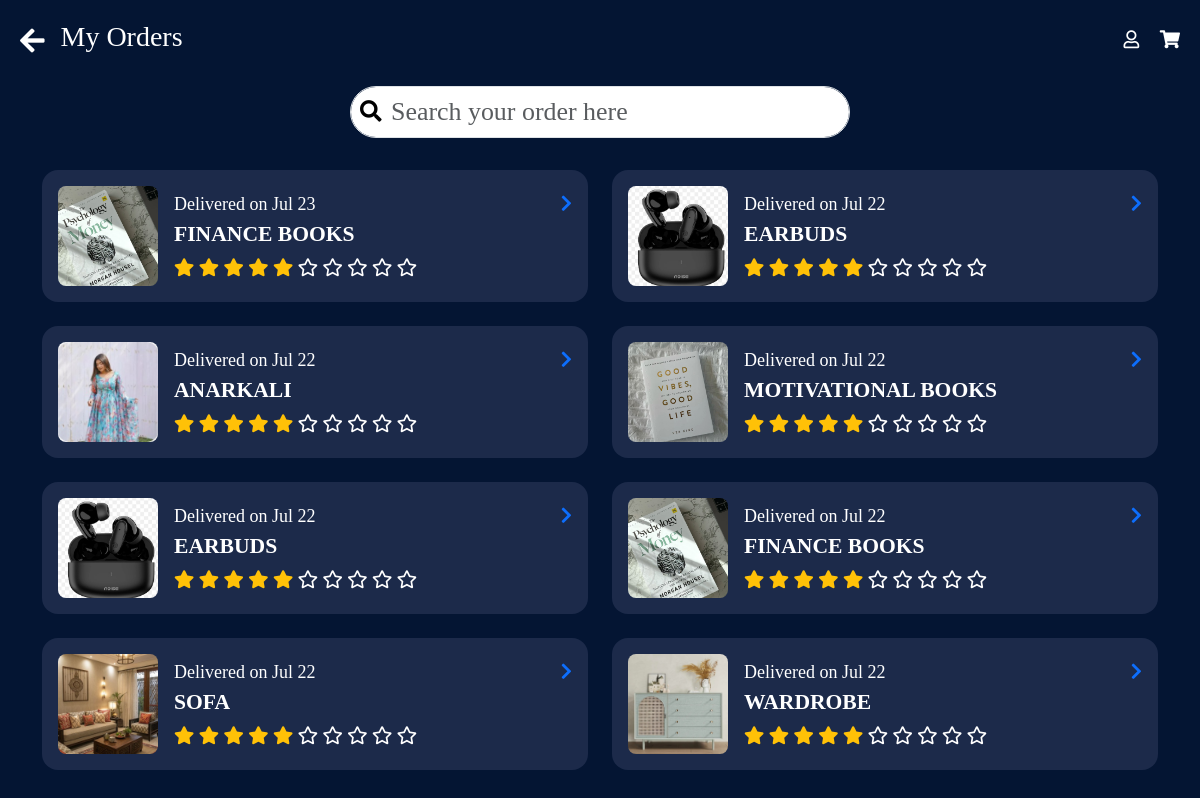
The app's page /orders/orderdetail/ (signed in) with its own data.
### orders/models.py (models this page shows)
class OrderItem(models.Model):
    order = models.ForeignKey(Order, on_delete=models.CASCADE)
    product = models.ForeignKey(Product, on_delete=models.CASCADE)
    quantity = models.PositiveIntegerField()
    price = models.DecimalField(max_digits=10, decimal_places=2)

class Order(models.Model):
    STATUS_CHOICES = [
        ('Pending', 'Pending'),
        ('Confirmed', 'Confirmed'),
        ('Shipped', 'Shipped'),
        ('Delivered', 'Delivered'),
        ('Returned', 'Returned'),
    ]
    user = models.ForeignKey(User, on_delete=models.CASCADE)
    coupon = models.ForeignKey(Coupon, on_delete=models.SET_NULL, null=True, blank=True)
    status = models.CharField(max_length=20, choices=STATUS_CHOICES, default='Pending')
    shipping_address = models.TextField()
    billing_address = models.TextField()
    total_amount = models.DecimalField(max_digits=10, decimal_places=2)
    created_at = models.DateTimeField(auto_now_add=True)

### products/models.py (models this page shows, shortened)
class Product(models.Model):
    category = models.ForeignKey(Category, on_delete=models.CASCADE, related_name='products')
    vendor = models.ForeignKey(User, on_delete=models.CASCADE, related_name='products', null=True, blank=True)  # ✅ add this line
    name = models.CharField(max_length=255)
    price = models.DecimalField(max_digits=10, decimal_places=2)
    image = models.ImageField(upload_to='products/', default='products/default.jpg')
    description = models.TextField(blank=True, null=True)

### orders/views.py (the view)
# urls.py: path('orderdetail/', views.order_detail, name='order_detail'),
@login_required
def order_detail(request):
    user = request.user
    orders = Order.objects.filter(user=user).order_by('-created_at')
    order_data = []
    for order in orders:
        items = OrderItem.objects.filter(order=order)
        order_data.append((order, items))
    return render(request, 'orders/myorder.html', {'order_data': order_data})

### orders/templates/orders/myorder.html (shortened to what this page needs)
<!DOCTYPE html>
<html lang="en">
<head>
  <link href="https://cdn.jsdelivr.net/npm/bootstrap@5.3.0/dist/css/bootstrap.min.css" rel="stylesheet" />
  <link href="https://cdnjs.cloudflare.com/ajax/libs/font-awesome/5.15.3/css/all.min.css" rel="stylesheet" />
</head>
<body>
  <header class="d-flex justify-content-between align-items-center mb-4">
    <div class="d-flex align-items-center gap-3">
      <i class="fas fa-arrow-left text-white fs-3"></i>
        <h3>My Orders</h3>
    </div>
    <div class="header-icons">
      <i class="far fa-user"></i>
      <i class="fas fa-shopping-cart"></i>
    </div>
  </header>
  <div class="search-input mx-auto">
    <input type="text" class="form-control rounded-pill" placeholder="Search your order here" />
    <i class="fas fa-search search-icon"></i>
  </div>
  <div class="container">
  <div class="row row-cols-1 row-cols-md-2 g-4">
    {% for order, items in order_data %}
      {% for item in items %}
        <div class="col">
          <div class="order-card">
            <img src="{{ item.product.image.url }}" alt="{{ item.product.name }}" />
            <div class="flex-grow-1">
              <div class="d-flex justify-content-between align-items-center">
                <span>Delivered on {{ order.created_at|date:"M d" }}</span>
                <a href="{% url 'track' order.id %}"><i class="fas fa-chevron-right"></i></a>
              </div>
              <p class="text-uppercase fw-bold mb-1">{{ item.product.name }}</p>
              <div class="rating text-warning">
                {% for i in "12345"|slice:":item.product.rating"|make_list %}
                  <i class="fas fa-star"></i>
                {% endfor %}
                {% for i in "12345"|slice:"item.product.rating:"|make_list %}
                  <i class="far fa-star"></i>
                {% endfor %}
              </div>
            </div>
          </div>
        </div>
      {% endfor %}
    {% empty %}
      <div class="col">
        <p>No orders found.</p>
      </div>
    {% endfor %}
  </div>
</div>
</body>
</html>

### orders/templates/orders/myorder.html (style rules this page uses)
body { background-color: #041533; font-family: 'Playfair Display', serif; padding: 20px; color: white; font-size: large; }
.text-uppercase { font-size: larger; }
.order-card { background-color: #1c2a4a; border-radius: 1rem; padding: 1rem; display: flex; align-items: center; gap: 1rem; font-size: large; }
.order-card img { width: 100px; height: 100px; object-fit: cover; border-radius: 0.5rem; font-size: large; }
.search-input { position: relative; max-width: 500px; margin-bottom: 2rem; font-size: larger; }
.search-input input { padding-left: 2.5rem; font-size: larger; }
.search-icon { position: absolute; top: 50%; left: 10px; transform: translateY(-50%); color: black; }
.rating i.far { color: white; }
.header-icons i { color: white; font-size: 1.5rem; margin-left: 1rem; font-size: large; }

### records on screen
Order: created_at "Jul 23"
OrderItem: product.image (picture), product.name "FINANCE BOOKS"
Order: created_at "Jul 22"
OrderItem: product.image (picture), product.name "EARBUDS"
OrderItem: product.image (picture), product.name "ANARKALI"
Order: created_at "Jul 22"
OrderItem: product.image (picture), product.name "MOTIVATIONAL BOOKS"
Order: created_at "Jul 22"
OrderItem: product.image (picture), product.name "EARBUDS"
Order: created_at "Jul 22"
OrderItem: product.image (picture), product.name "FINANCE BOOKS"
Order: created_at "Jul 22"
OrderItem: product.image (picture), product.name "SOFA"
Order: created_at "Jul 22"
OrderItem: product.image (picture), product.name "WARDROBE"
